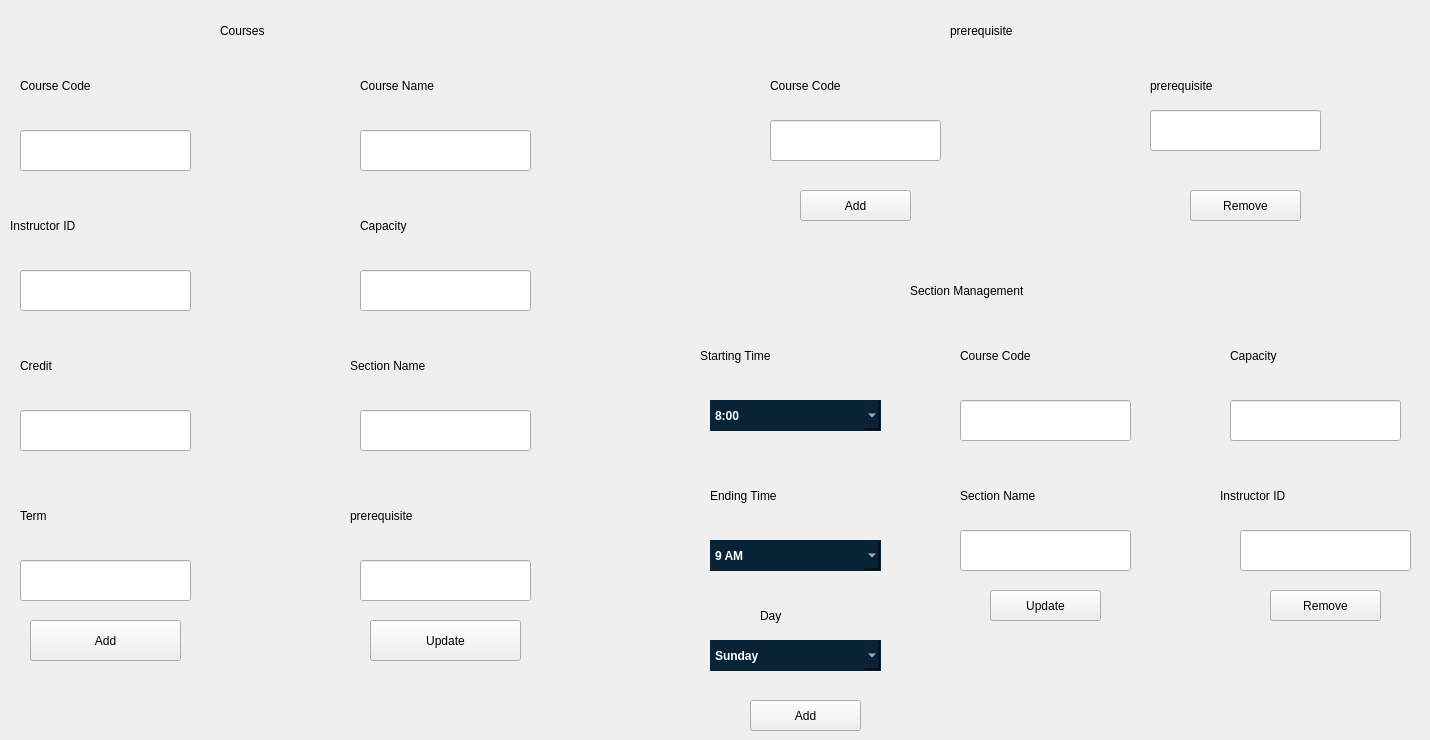
    <widget class="QWidget" name="tab_5">
     <attribute name="title">
      <string>Courses Mangment</string>
     </attribute>
     <widget class="QLabel" name="label">
      <property name="geometry">
       <rect>
        <x>20</x>
        <y>70</y>
        <width>171</width>
        <height>31</height>
       </rect>
      </property>
      <property name="text">
       <string>Course Code</string>
      </property>
     </widget>
     <widget class="QLineEdit" name="Tab5_Course_code">
      <property name="geometry">
       <rect>
        <x>20</x>
        <y>130</y>
        <width>171</width>
        <height>41</height>
       </rect>
      </property>
      <property name="toolTip">
       <string/>
      </property>
      <property name="accessibleName">
       <string/>
      </property>
      <property name="styleSheet">
       <string notr="true"/>
      </property>
      <property name="placeholderText">
       <string/>
      </property>
     </widget>
     <widget class="QLabel" name="label_2">
      <property name="geometry">
       <rect>
        <x>360</x>
        <y>70</y>
        <width>171</width>
        <height>31</height>
       </rect>
      </property>
      <property name="text">
       <string>Course Name</string>
      </property>
     </widget>
     <widget class="QLabel" name="label_4">
      <property name="geometry">
       <rect>
        <x>20</x>
        <y>350</y>
        <width>171</width>
        <height>31</height>
       </rect>
      </property>
      <property name="text">
       <string>Credit</string>
      </property>
     </widget>
     <widget class="QLabel" name="label_5">
      <property name="geometry">
       <rect>
        <x>350</x>
        <y>350</y>
        <width>191</width>
        <height>31</height>
       </rect>
      </property>
      <property name="text">
       <string>Section Name</string>
      </property>
     </widget>
     <widget class="QLineEdit" name="Tab5_Course_name">
      <property name="geometry">
       <rect>
        <x>360</x>
        <y>130</y>
        <width>171</width>
        <height>41</height>
       </rect>
      </property>
     </widget>
     <widget class="QLineEdit" name="Tab5_Credit">
      <property name="geometry">
       <rect>
        <x>20</x>
        <y>410</y>
        <width>171</width>
        <height>41</height>
       </rect>
      </property>
     </widget>
     <widget class="QLineEdit" name="Tab5_section">
      <property name="geometry">
       <rect>
        <x>360</x>
        <y>410</y>
        <width>171</width>
        <height>41</height>
       </rect>
      </property>
     </widget>
     <widget class="QLabel" name="label_6">
      <property name="geometry">
       <rect>
        <x>10</x>
        <y>210</y>
        <width>201</width>
        <height>31</height>
       </rect>
      </property>
      <property name="text">
       <string>Instructor ID</string>
      </property>
     </widget>
     <widget class="QLabel" name="label_7">
      <property name="geometry">
       <rect>
        <x>360</x>
        <y>210</y>
        <width>171</width>
        <height>31</height>
       </rect>
      </property>
      <property name="text">
       <string>Capacity</string>
      </property>
     </widget>
     <widget class="QLabel" name="label_8">
      <property name="geometry">
       <rect>
        <x>20</x>
        <y>500</y>
        <width>171</width>
        <height>31</height>
       </rect>
      </property>
      <property name="text">
       <string>Term</string>
      </property>
     </widget>
     <widget class="QLabel" name="label_12">
      <property name="geometry">
       <rect>
        <x>350</x>
        <y>500</y>
        <width>191</width>
        <height>31</height>
       </rect>
      </property>
      <property name="text">
       <string>prerequisite</string>
      </property>
     </widget>
     <widget class="QLineEdit" name="Tab5_Instructor_ID">
      <property name="geometry">
       <rect>
        <x>20</x>
        <y>270</y>
        <width>171</width>
        <height>41</height>
       </rect>
      </property>
     </widget>
     <widget class="QLineEdit" name="Tab5_Capacity">
      <property name="geometry">
       <rect>
        <x>360</x>
        <y>270</y>
        <width>171</width>
        <height>41</height>
       </rect>
      </property>
     </widget>
     <widget class="QLineEdit" name="Tab5_term">
      <property name="geometry">
       <rect>
        <x>20</x>
        <y>560</y>
        <width>171</width>
        <height>41</height>
       </rect>
      </property>
     </widget>
     <widget class="QLineEdit" name="Tab5_prerequisite">
      <property name="geometry">
       <rect>
        <x>360</x>
        <y>560</y>
        <width>171</width>
        <height>41</height>
       </rect>
      </property>
     </widget>
     <widget class="QLabel" name="label_13">
      <property name="geometry">
       <rect>
        <x>220</x>
        <y>10</y>
        <width>111</width>
        <height>41</height>
       </rect>
      </property>
      <property name="text">
       <string>Courses</string>
      </property>
     </widget>
     <widget class="QPushButton" name="Tab5_CourseAdd">
      <property name="geometry">
       <rect>
        <x>30</x>
        <y>620</y>
        <width>151</width>
        <height>41</height>
       </rect>
      </property>
      <property name="text">
       <string>Add</string>
      </property>
     </widget>
     <widget class="QLabel" name="label_14">
      <property name="geometry">
       <rect>
        <x>950</x>
        <y>10</y>
        <width>191</width>
        <height>41</height>
       </rect>
      </property>
      <property name="text">
       <string>prerequisite</string>
      </property>
     </widget>
     <widget class="QLabel" name="label_18">
      <property name="geometry">
       <rect>
        <x>770</x>
        <y>70</y>
        <width>171</width>
        <height>31</height>
       </rect>
      </property>
      <property name="text">
       <string>Course Code</string>
      </property>
     </widget>
     <widget class="QLabel" name="label_20">
      <property name="geometry">
       <rect>
        <x>1150</x>
        <y>70</y>
        <width>181</width>
        <height>31</height>
       </rect>
      </property>
      <property name="text">
       <string>prerequisite</string>
      </property>
     </widget>
     <widget class="QLineEdit" name="Tab5_Prerequistie_CourseCode">
      <property name="geometry">
       <rect>
        <x>770</x>
        <y>120</y>
        <width>171</width>
        <height>41</height>
       </rect>
      </property>
     </widget>
     <widget class="QLineEdit" name="Tab5_PrerequistieCode">
      <property name="geometry">
       <rect>
        <x>1150</x>
        <y>110</y>
        <width>171</width>
        <height>41</height>
       </rect>
      </property>
     </widget>
     <widget class="QPushButton" name="Tab5_PrerequistieAdd">
      <property name="geometry">
       <rect>
        <x>800</x>
        <y>190</y>
        <width>111</width>
        <height>31</height>
       </rect>
      </property>
      <property name="text">
       <string>Add</string>
      </property>
     </widget>
     <widget class="QPushButton" name="Tab5_PrerequistieRemove">
      <property name="geometry">
       <rect>
        <x>1190</x>
        <y>190</y>
        <width>111</width>
        <height>31</height>
       </rect>
      </property>
      <property name="text">
       <string>Remove</string>
      </property>
     </widget>
     <widget class="QLabel" name="label_22">
      <property name="geometry">
       <rect>
        <x>910</x>
        <y>270</y>
        <width>281</width>
        <height>41</height>
       </rect>
      </property>
      <property name="text">
       <string>Section Management</string>
      </property>
     </widget>
     <widget class="QLabel" name="label_23">
      <property name="geometry">
       <rect>
        <x>960</x>
        <y>340</y>
        <width>171</width>
        <height>31</height>
       </rect>
      </property>
      <property name="text">
       <string>Course Code</string>
      </property>
     </widget>
     <widget class="QLabel" name="label_25">
      <property name="geometry">
       <rect>
        <x>960</x>
        <y>480</y>
        <width>191</width>
        <height>31</height>
       </rect>
      </property>
      <property name="text">
       <string>Section Name</string>
      </property>
     </widget>
     <widget class="QLabel" name="label_26">
      <property name="geometry">
       <rect>
        <x>1230</x>
        <y>340</y>
        <width>171</width>
        <height>31</height>
       </rect>
      </property>
      <property name="text">
       <string>Capacity</string>
      </property>
     </widget>
     <widget class="QLabel" name="label_27">
      <property name="geometry">
       <rect>
        <x>1220</x>
        <y>480</y>
        <width>201</width>
        <height>31</height>
       </rect>
      </property>
      <property name="text">
       <string>Instructor ID</string>
      </property>
     </widget>
     <widget class="QLineEdit" name="Tab5_Section_CourseCord">
      <property name="geometry">
       <rect>
        <x>960</x>
        <y>400</y>
        <width>171</width>
        <height>41</height>
       </rect>
      </property>
     </widget>
     <widget class="QLineEdit" name="Tab5_Section_SectionName">
      <property name="geometry">
       <rect>
        <x>960</x>
        <y>530</y>
        <width>171</width>
        <height>41</height>
       </rect>
      </property>
     </widget>
     <widget class="QLineEdit" name="Tab5_Section_Capacity">
      <property name="geometry">
       <rect>
        <x>1230</x>
        <y>400</y>
        <width>171</width>
        <height>41</height>
       </rect>
      </property>
     </widget>
     <widget class="QLineEdit" name="Tab5_Section_Instructor">
      <property name="geometry">
       <rect>
        <x>1240</x>
        <y>530</y>
        <width>171</width>
        <height>41</height>
       </rect>
      </property>
     </widget>
     <widget class="QPushButton" name="Tab5_SectionAdd">
      <property name="geometry">
       <rect>
        <x>750</x>
        <y>700</y>
        <width>111</width>
        <height>31</height>
       </rect>
      </property>
      <property name="text">
       <string>Add</string>
      </property>
     </widget>
     <widget class="QPushButton" name="Tab5_SectionRemove">
      <property name="geometry">
       <rect>
        <x>1270</x>
        <y>590</y>
        <width>111</width>
        <height>31</height>
       </rect>
      </property>
      <property name="text">
       <string>Remove</string>
      </property>
     </widget>
     <widget class="QPushButton" name="Tab5_CourseUpdate">
      <property name="geometry">
       <rect>
        <x>370</x>
        <y>620</y>
        <width>151</width>
        <height>41</height>
       </rect>
      </property>
      <property name="text">
       <string>Update</string>
      </property>
     </widget>
     <widget class="QPushButton" name="Tab5_SectionUpdate">
      <property name="geometry">
       <rect>
        <x>990</x>
        <y>590</y>
        <width>111</width>
        <height>31</height>
       </rect>
      </property>
      <property name="text">
       <string>Update</string>
      </property>
     </widget>
     <widget class="QLabel" name="label_29">
      <property name="geometry">
       <rect>
        <x>700</x>
        <y>340</y>
        <width>201</width>
        <height>31</height>
       </rect>
      </property>
      <property name="text">
       <string>Starting Time</string>
      </property>
     </widget>
     <widget class="QLabel" name="label_30">
      <property name="geometry">
       <rect>
        <x>710</x>
        <y>480</y>
        <width>171</width>
        <height>31</height>
       </rect>
      </property>
      <property name="text">
       <string>Ending Time</string>
      </property>
     </widget>
     <widget class="QLabel" name="label_31">
      <property name="geometry">
       <rect>
        <x>760</x>
        <y>600</y>
        <width>51</width>
        <height>31</height>
       </rect>
      </property>
      <property name="text">
       <string>Day</string>
      </property>
     </widget>
     <widget class="QComboBox" name="Section_Day_Combo">
      <property name="geometry">
       <rect>
        <x>710</x>
        <y>640</y>
        <width>171</width>
        <height>31</height>
       </rect>
      </property>
      <property name="styleSheet">
       <string notr="true">QComboBox {
    background-color: #082336;
    color: white;
    font-weight: bold;
    border: 1px solid #082336;
}

QComboBox QAbstractItemView {
    background-color: #082336;
    color: white;
    font-weight: bold;
}

QComboBox QAbstractItemView::item:hover {
    background-color: #0a2d44; /* slightly lighter hover */
}
</string>
      </property>
      <item>
       <property name="text">
        <string>Sunday</string>
       </property>
      </item>
      <item>
       <property name="text">
        <string>Monday</string>
       </property>
      </item>
      <item>
       <property name="text">
        <string>Tuesday</string>
       </property>
      </item>
      <item>
       <property name="text">
        <string>Wednesday</string>
       </property>
      </item>
      <item>
       <property name="text">
        <string>Thursday</string>
       </property>
      </item>
     </widget>
     <widget class="QComboBox" name="Section_EndTime_Combo">
      <property name="geometry">
       <rect>
        <x>710</x>
        <y>540</y>
        <width>171</width>
        <height>31</height>
       </rect>
      </property>
      <property name="styleSheet">
       <string notr="true">QComboBox {
    background-color: #082336;
    color: white;
    font-weight: bold;
    border: 1px solid #082336;
}

QComboBox QAbstractItemView {
    background-color: #082336;
    color: white;
    font-weight: bold;
}

QComboBox QAbstractItemView::item:hover {
    background-color: #0a2d44; /* slightly lighter hover */
}
</string>
      </property>
      <item>
       <property name="text">
        <string>9 AM</string>
       </property>
      </item>
      <item>
       <property name="text">
        <string>10 AM</string>
       </property>
      </item>
      <item>
       <property name="text">
        <string>11 AM</string>
       </property>
      </item>
      <item>
       <property name="text">
        <string>12 PM</string>
       </property>
      </item>
      <item>
       <property name="text">
        <string>1 PM</string>
       </property>
      </item>
      <item>
       <property name="text">
        <string>2 PM</string>
       </property>
      </item>
      <item>
       <property name="text">
        <string>3 PM</string>
       </property>
      </item>
      <item>
       <property name="text">
        <string>4 PM</string>
       </property>
      </item>
      <item>
       <property name="text">
        <string>5 PM</string>
       </property>
      </item>
      <item>
       <property name="text">
        <string>6 PM</string>
       </property>
      </item>
      <item>
       <property name="text">
        <string>7 PM</string>
       </property>
      </item>
     </widget>
     <widget class="QComboBox" name="Section_StartTime_Combo">
      <property name="geometry">
       <rect>
        <x>710</x>
        <y>400</y>
        <width>171</width>
        <height>31</height>
       </rect>
      </property>
      <property name="styleSheet">
       <string notr="true">QComboBox {
    background-color: #082336;
    color: white;
    font-weight: bold;
    border: 1px solid #082336;
}

QComboBox QAbstractItemView {
    background-color: #082336;
    color: white;
    font-weight: bold;
}

QComboBox QAbstractItemView::item:hover {
    background-color: #0a2d44; /* slightly lighter hover */
}
</string>
      </property>
      <item>
       <property name="text">
        <string>8:00</string>
       </property>
      </item>
      <item>
       <property name="text">
        <string>8:05</string>
       </property>
      </item>
      <item>
       <property name="text">
        <string>8:10</string>
       </property>
      </item>
      <item>
       <property name="text">
        <string>8:15</string>
       </property>
      </item>
      <item>
       <property name="text">
        <string>8:20</string>
       </property>
      </item>
      <item>
       <property name="text">
        <string>8:25</string>
       </property>
      </item>
      <item>
       <property name="text">
        <string>8:30</string>
       </property>
      </item>
      <item>
       <property name="text">
        <string>8:35</string>
       </property>
      </item>
      <item>
       <property name="text">
        <string>8:40</string>
       </property>
      </item>
      <item>
       <property name="text">
        <string>8:45</string>
       </property>
      </item>
      <item>
       <property name="text">
        <string>8:50</string>
       </property>
      </item>
      <item>
       <property name="text">
        <string>8:55</string>
       </property>
      </item>
      <item>
       <property name="text">
        <string>9:00</string>
       </property>
      </item>
     </widget>
    </widget>
